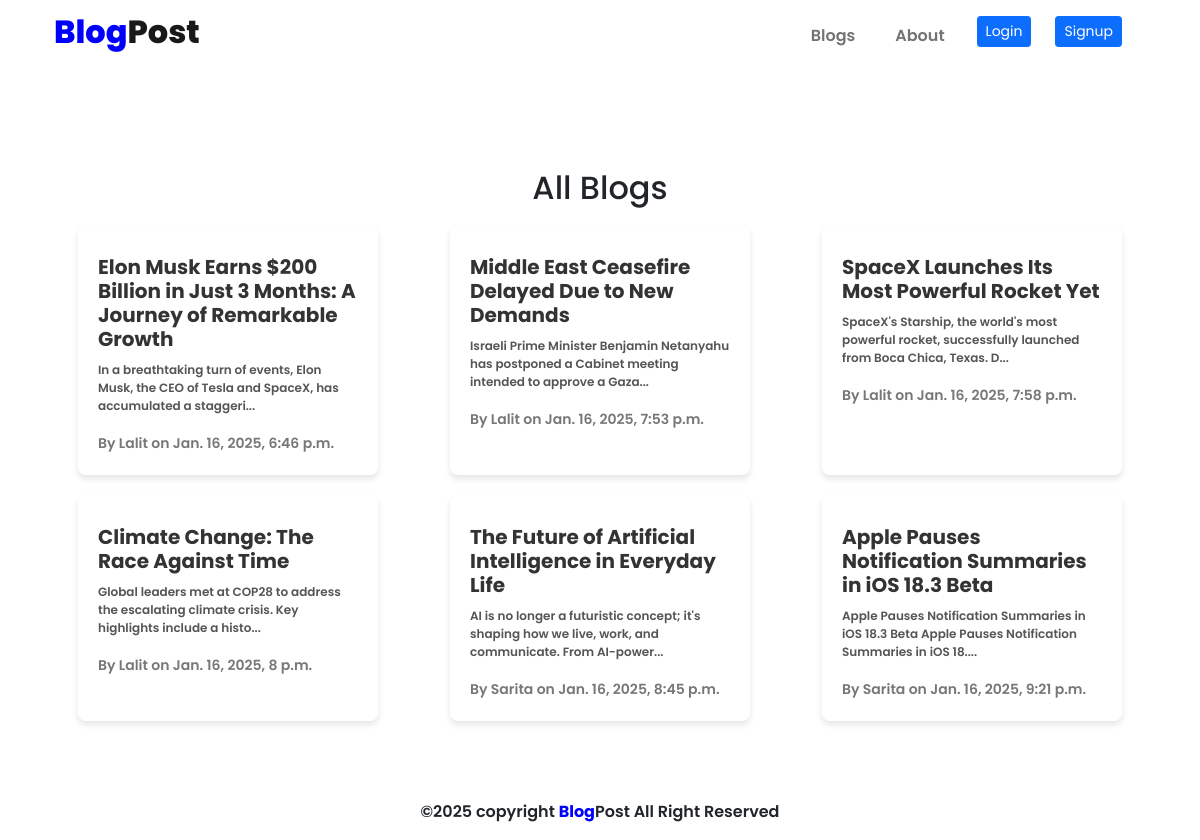
Screenshot of /blog/ with the database file from the repository.
### BlogApp/models.py (models this page shows, shortened)
class Blog(models.Model):
    title = models.CharField(max_length=100)
    content = models.TextField()
    author = models.ForeignKey(User, on_delete=models.CASCADE)
    created_at = models.DateTimeField(auto_now_add=True)
    updated_at = models.DateTimeField(auto_now=True)

### BlogApp/views.py (the view)
# urls.py: path('blog/', views.blog_cards, name='blog_cards'),
def blog_cards(request):
    blogs = Blog.objects.all()
    return render(request, 'BlogApp/blog.html', {'blogs': blogs})

### BlogApp/templates/BlogApp/blog.html (shortened to what this page needs)
{% extends 'BlogApp/base.html' %}
{% block contents %}
<div class="row" style="display: flex; justify-content: center;  align-items:center; height: 100vh; padding-top: 100px;">
    <div class="blog-cards-container">
        <h2>All Blogs</h2>
        <div class="blog-cards">
            {% for blog in blogs %}
            <div class="blog-card">
                <a href="{% url 'blogdetail' blog.pk %}" class="blog-card-link">
                    <h3>{{ blog.title }}</h3>
                    <p>{{ blog.content|slice:":100" }}...</p>
                    <small>By {{ blog.author }} on {{ blog.created_at }}</small>
                </a>
            </div>
            {% endfor %}
        </div>
    </div>
</div>
{% endblock %}

### BlogApp/templates/BlogApp/base.html (style rules this page uses)
body { font-family: "Poppins", serif; font-weight: 600; font-style: normal; }

### BlogApp/templates/BlogApp/blog.html (style rules this page uses)
.blog-cards-container { max-width: 1200px; text-align: center; }
.blog-cards { display: flex; flex-wrap: wrap; justify-content: space-around; }
.blog-card { background-color: #fff; box-shadow: 0 4px 6px rgba(0, 0, 0, 0.1); border-radius: 8px; width: 300px; margin: 10px; padding: 20px; text-align: left; transition: transform 0.2s ease-in-out; }
.blog-card-link { color: #333; text-decoration: none; }
.blog-card h3 { font-size: 20px; margin: 10px 0; font-weight: bold; }
.blog-card p { font-size: 12px; color: #555; }
.blog-card small { font-size: 14px; color: #777; }

### rows the page displays
Blog: title "Elon Musk Earns $200 Billion in Just 3 Months: A Journey of Remarkable Growth", content "In a breathtaking turn of events, Elon Musk, the CEO of Tesla and SpaceX, has accumulated a staggeri", author "Lalit", created_at "Jan. 16, 2025, 6:46 p.m."
Blog: title "Middle East Ceasefire Delayed Due to New Demands", content "Israeli Prime Minister Benjamin Netanyahu has postponed a Cabinet meeting intended to approve a Gaza", author "Lalit", created_at "Jan. 16, 2025, 7:53 p.m."
Blog: title "SpaceX Launches Its Most Powerful Rocket Yet", content "SpaceX's Starship, the world's most powerful rocket, successfully launched from Boca Chica, Texas. D", author "Lalit", created_at "Jan. 16, 2025, 7:58 p.m."
Blog: title "Climate Change: The Race Against Time", content "Global leaders met at COP28 to address the escalating climate crisis. Key highlights include a histo", author "Lalit", created_at "Jan. 16, 2025, 8 p.m."
Blog: title "The Future of Artificial Intelligence in Everyday Life", content "AI is no longer a futuristic concept; it's shaping how we live, work, and communicate. From AI-power", author "Sarita", created_at "Jan. 16, 2025, 8:45 p.m."
Blog: title "Apple Pauses Notification Summaries in iOS 18.3 Beta", content "Apple Pauses Notification Summaries in iOS 18.3 Beta Apple Pauses Notification Summaries in iOS 18.", author "Sarita", created_at "Jan. 16, 2025, 9:21 p.m."
